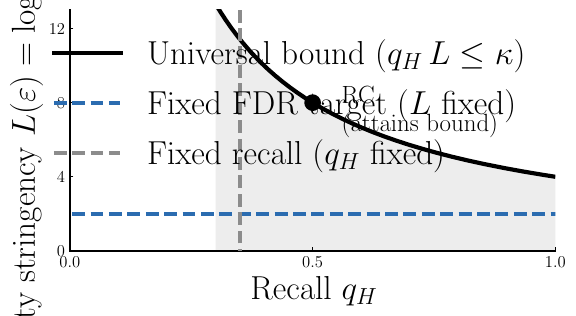

Write the Julia code that produced this figure.
using Plots, LaTeXStrings
import PyPlot

pyplot()
PyPlot.rc("text", usetex=true)
PyPlot.rc("font", family="serif")
PyPlot.matplotlib.rcParams["mathtext.fontset"] = "cm"
PyPlot.matplotlib.rcParams["text.latex.preamble"] = "\\usepackage{amssymb}"

# Generate data for master bound: q_H * L <= K
# Start q_h where the bound enters the visible region (L = 13 → q_h = K/13 ≈ 0.31)
q_h = range(0.30, 1.0, length=600)
K = 4.0
L_max = K ./ q_h

# Colors
bound_color = :black
fdr_color = colorant"#2b6cb0"
recall_color = colorant"#8c8c8c"

# Illustrative slice parameters
L_target = 2.0
q_target = 0.35

# RC attainment point on the boundary
q_rc = 0.5
L_rc = K / q_rc

# Create figure with fill under curve
fig = plot(collect(q_h), L_max,
    fillrange = 0.0,
    fillcolor = colorant"#ededed",
    linecolor = nothing,
    label = false,
    size = (1980, 780),
    dpi = 300,
    xlabel = L"Recall $q_H$",
    ylabel = L"Purity stringency $L(\varepsilon)=\log(1/\eta(\varepsilon))$",
    xlims = (0.0, 1.0),
    ylims = (0.0, 13.0),
    xticks = [0.0, 0.5, 1.0],
    yticks = [0.0, 4.0, 8.0, 12.0],
    legend = false,
    tickfontsize = 12,
    guidefontsize = 24,
    grid = false,
)

# Plot master bound curve
plot!(fig, collect(q_h), L_max,
    color = bound_color,
    linewidth = 3,
    label = L"Universal bound ($q_H\,L \leq \kappa$)")

# Plot fixed FDR target (horizontal dashed line)
hline!(fig, [L_target],
    color = fdr_color,
    linewidth = 2.5,
    linestyle = :dash,
    label = L"Fixed FDR target ($L$ fixed)")

# Plot fixed recall (vertical dashed line)
vline!(fig, [q_target],
    color = recall_color,
    linewidth = 2.5,
    linestyle = :dash,
    label = L"Fixed recall ($q_H$ fixed)")

# Plot RC attainment point
scatter!(fig, [q_rc], [L_rc],
    color = :black,
    markersize = 12,
    markerstrokewidth = 0,
    label = false)

# Add text annotation for RC point
annotate!(fig, q_rc + 0.06, L_rc - 0.5, text("RC\n(attains bound)", 18, :black, :left))

# Render the Plots.jl figure to PyPlot
display(fig)

# Now access the PyPlot figure and axes
pyfig = PyPlot.gcf()
ax = PyPlot.gca()

# Remove top and right spines
ax.spines["top"].set_visible(false)
ax.spines["right"].set_visible(false)

# Create legend handles manually
using PyPlot: matplotlib
line_bound = matplotlib.lines.Line2D([0], [0], color="black", linewidth=3, label=L"Universal bound ($q_H\,L \leq \kappa$)")
line_fdr = matplotlib.lines.Line2D([0], [0], color="#2b6cb0", linewidth=2.5, linestyle="--", label=L"Fixed FDR target ($L$ fixed)")
line_recall = matplotlib.lines.Line2D([0], [0], color="#8c8c8c", linewidth=2.5, linestyle="--", label=L"Fixed recall ($q_H$ fixed)")

handles = [line_bound, line_fdr, line_recall]

# Position legend at upper right
ax.legend(handles=handles, loc="upper right", bbox_to_anchor=(1.0, 1.0),
          fontsize=24, frameon=false)

# Save figures
PyPlot.savefig("non-empirical-figures/tradeoff_plane_schematic.pdf", bbox_inches="tight", facecolor="white")

# Save in overleaf folder
#pyfig.savefig("../overleaf/tex/v8_figures/tradeoff_plane_schematic.pdf", bbox_inches="tight", transparent=true)
